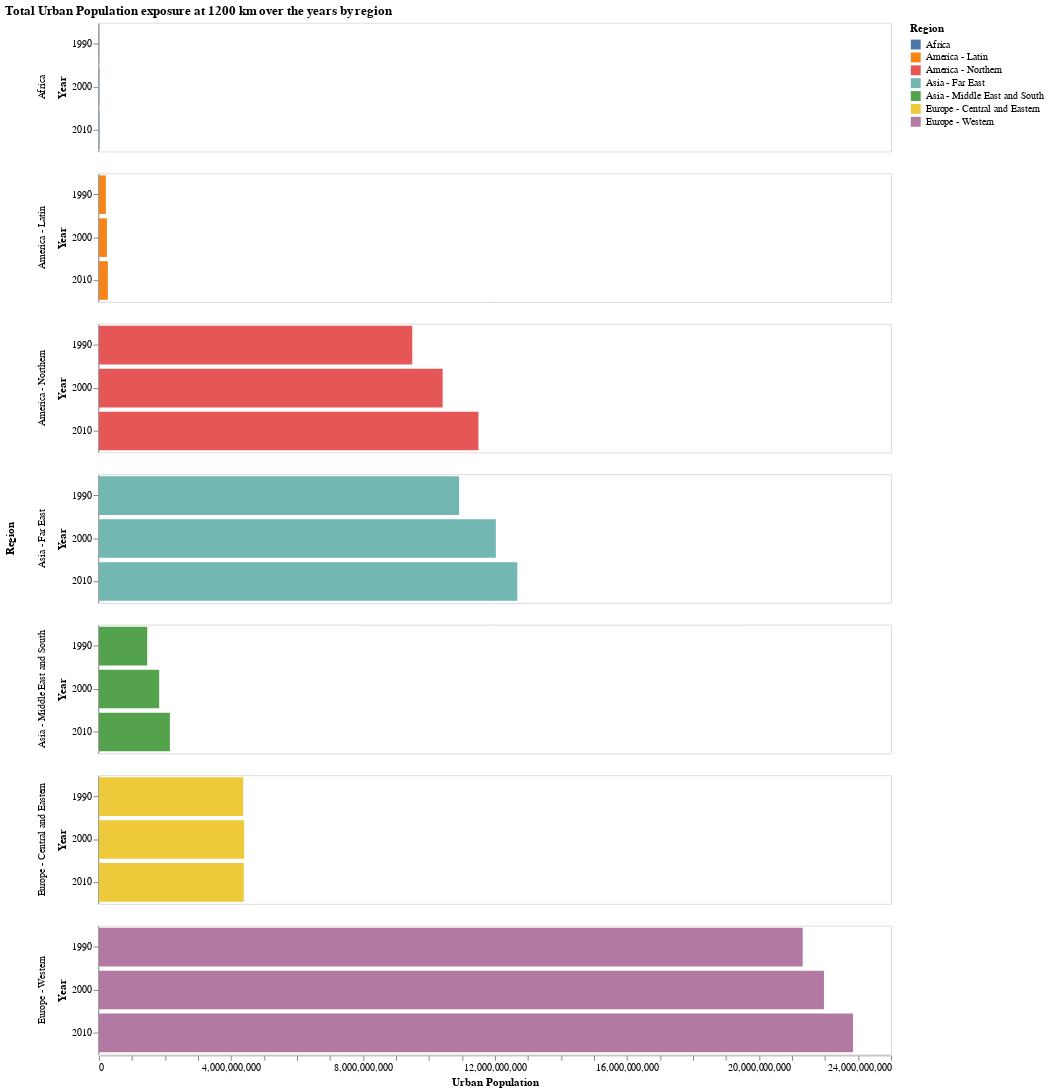

The notebook cell this image was saved under:
### Code cell
hbar = alt.Chart(source4).mark_bar().encode(
    x = alt.X('sum(Value):Q',title = "Urban Population"),
    y = alt.Y('Year:O'), 
    color='Region:N',
    row='Region:N'
).properties(
    width=800,
    height=130, title = "Total Urban Population exposure at 1200 km over the years by region"
).configure_axis(grid = False,
    domainWidth = 0.8
)


hbar

### Figure 1 — Vega-Lite specification as saved in the notebook (floating-point values rounded to 4 significant figures)
{"config": {"view": {"continuousWidth": 400, "continuousHeight": 300}, "axis": {"domainWidth": 0.8, "grid": false}}, "data": {"name": "data-4d72cf8cdb5a412abacd93eac75cbbc4"}, "mark": "bar", "encoding": {"color": {"type": "nominal", "field": "Region"}, "row": {"type": "nominal", "field": "Region"}, "x": {"type": "quantitative", "aggregate": "sum", "field": "Value", "title": "Urban Population"}, "y": {"type": "ordinal", "field": "Year"}}, "height": 130, "title": "Total Urban Population exposure at 1200 km over the years by region", "width": 800, "$schema": "https://vega.github.io/schema/vega-lite/v4.8.1.json", "datasets": {"data-4d72cf8cdb5a412abacd93eac75cbbc4": [{"Region": "Africa", "Value": 8019000.0, "Year": "1990"}, {"Region": "America - Latin", "Value": 207500000.0, "Year": "1990"}, {"Region": "America - Northern", "Value": 9494000000.0, "Year": "1990"}, {"Region": "Asia - Far East", "Value": 10910000000.0, "Year": "1990"}, {"Region": "Asia - Middle East and South", "Value": 1461000000.0, "Year": "1990"}, {"Region": "Europe - Central and Eastern", "Value": 4370000000.0, "Year": "1990"}, {"Region": "Europe - Western", "Value": 21320000000.0, "Year": "1990"}, {"Region": "Africa", "Value": 11420000.0, "Year": "2000"}, {"Region": "America - Latin", "Value": 240700000.0, "Year": "2000"}, {"Region": "America - Northern", "Value": 10410000000.0, "Year": "2000"}, {"Region": "Asia - Far East", "Value": 12030000000.0, "Year": "2000"}, {"Region": "Asia - Middle East and South", "Value": 1823000000.0, "Year": "2000"}, {"Region": "Europe - Central and Eastern", "Value": 4398000000.0, "Year": "2000"}, {"Region": "Europe - Western", "Value": 21970000000.0, "Year": "2000"}, {"Region": "Africa", "Value": 12860000.0, "Year": "2010"}, {"Region": "America - Latin", "Value": 268600000.0, "Year": "2010"}, {"Region": "America - Northern", "Value": 11500000000.0, "Year": "2010"}, {"Region": "Asia - Far East", "Value": 12680000000.0, "Year": "2010"}, {"Region": "Asia - Middle East and South", "Value": 2148000000.0, "Year": "2010"}, {"Region": "Europe - Central and Eastern", "Value": 4386000000.0, "Year": "2010"}, {"Region": "Europe - Western", "Value": 22850000000.0, "Year": "2010"}]}}
